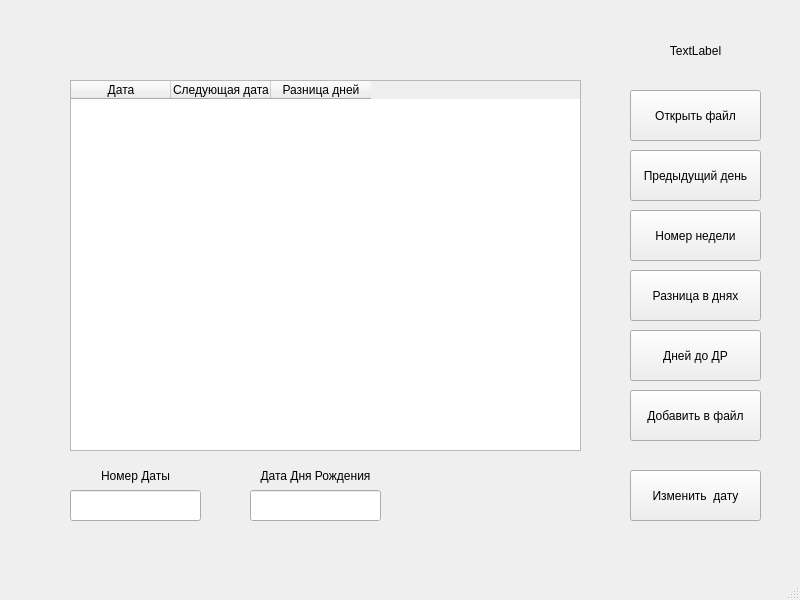
<?xml version="1.0" encoding="UTF-8"?>
<ui version="4.0">
 <class>MainWindow</class>
 <widget class="QMainWindow" name="MainWindow">
  <property name="geometry">
   <rect>
    <x>0</x>
    <y>0</y>
    <width>800</width>
    <height>600</height>
   </rect>
  </property>
  <property name="windowTitle">
   <string>MainWindow</string>
  </property>
  <widget class="QWidget" name="centralwidget">
   <widget class="QTableWidget" name="tableWidget">
    <property name="geometry">
     <rect>
      <x>70</x>
      <y>80</y>
      <width>511</width>
      <height>371</height>
     </rect>
    </property>
    <column>
     <property name="text">
      <string>Дата</string>
     </property>
    </column>
    <column>
     <property name="text">
      <string>Следующая дата</string>
     </property>
    </column>
    <column>
     <property name="text">
      <string>Разница дней</string>
     </property>
    </column>
   </widget>
   <widget class="QPushButton" name="openFileButton">
    <property name="geometry">
     <rect>
      <x>630</x>
      <y>90</y>
      <width>131</width>
      <height>51</height>
     </rect>
    </property>
    <property name="text">
     <string>Открыть файл</string>
    </property>
   </widget>
   <widget class="QLabel" name="currentDateLabel">
    <property name="geometry">
     <rect>
      <x>620</x>
      <y>20</y>
      <width>151</width>
      <height>61</height>
     </rect>
    </property>
    <property name="text">
     <string>TextLabel</string>
    </property>
    <property name="alignment">
     <set>Qt::AlignmentFlag::AlignCenter</set>
    </property>
   </widget>
   <widget class="QLineEdit" name="indexLineEdit">
    <property name="geometry">
     <rect>
      <x>70</x>
      <y>490</y>
      <width>131</width>
      <height>31</height>
     </rect>
    </property>
   </widget>
   <widget class="QPushButton" name="showPreviousDayButton">
    <property name="geometry">
     <rect>
      <x>630</x>
      <y>150</y>
      <width>131</width>
      <height>51</height>
     </rect>
    </property>
    <property name="text">
     <string>Предыдущий день</string>
    </property>
   </widget>
   <widget class="QPushButton" name="showWeekNumberButton">
    <property name="geometry">
     <rect>
      <x>630</x>
      <y>210</y>
      <width>131</width>
      <height>51</height>
     </rect>
    </property>
    <property name="text">
     <string>Номер недели</string>
    </property>
   </widget>
   <widget class="QPushButton" name="showDurationButton">
    <property name="geometry">
     <rect>
      <x>630</x>
      <y>270</y>
      <width>131</width>
      <height>51</height>
     </rect>
    </property>
    <property name="text">
     <string>Разница в днях</string>
    </property>
   </widget>
   <widget class="QLineEdit" name="BirthdayDateLineEdit">
    <property name="geometry">
     <rect>
      <x>250</x>
      <y>490</y>
      <width>131</width>
      <height>31</height>
     </rect>
    </property>
   </widget>
   <widget class="QLabel" name="IndexOfDateLabel">
    <property name="geometry">
     <rect>
      <x>60</x>
      <y>460</y>
      <width>151</width>
      <height>31</height>
     </rect>
    </property>
    <property name="text">
     <string>Номер Даты</string>
    </property>
    <property name="alignment">
     <set>Qt::AlignmentFlag::AlignCenter</set>
    </property>
   </widget>
   <widget class="QLabel" name="BirthdayDateLabel">
    <property name="geometry">
     <rect>
      <x>240</x>
      <y>460</y>
      <width>151</width>
      <height>31</height>
     </rect>
    </property>
    <property name="text">
     <string>Дата Дня Рождения</string>
    </property>
    <property name="alignment">
     <set>Qt::AlignmentFlag::AlignCenter</set>
    </property>
   </widget>
   <widget class="QPushButton" name="showDaysTillBdButton">
    <property name="geometry">
     <rect>
      <x>630</x>
      <y>330</y>
      <width>131</width>
      <height>51</height>
     </rect>
    </property>
    <property name="text">
     <string>Дней до ДР</string>
    </property>
   </widget>
   <widget class="QPushButton" name="AddDateInFileButton">
    <property name="geometry">
     <rect>
      <x>630</x>
      <y>390</y>
      <width>131</width>
      <height>51</height>
     </rect>
    </property>
    <property name="text">
     <string>Добавить в файл</string>
    </property>
   </widget>
   <widget class="QPushButton" name="UpdateDateButton">
    <property name="geometry">
     <rect>
      <x>630</x>
      <y>470</y>
      <width>131</width>
      <height>51</height>
     </rect>
    </property>
    <property name="text">
     <string>Изменить  дату</string>
    </property>
   </widget>
  </widget>
  <widget class="QMenuBar" name="menubar">
   <property name="geometry">
    <rect>
     <x>0</x>
     <y>0</y>
     <width>800</width>
     <height>37</height>
    </rect>
   </property>
  </widget>
  <widget class="QStatusBar" name="statusbar"/>
 </widget>
 <resources/>
 <connections/>
</ui>
